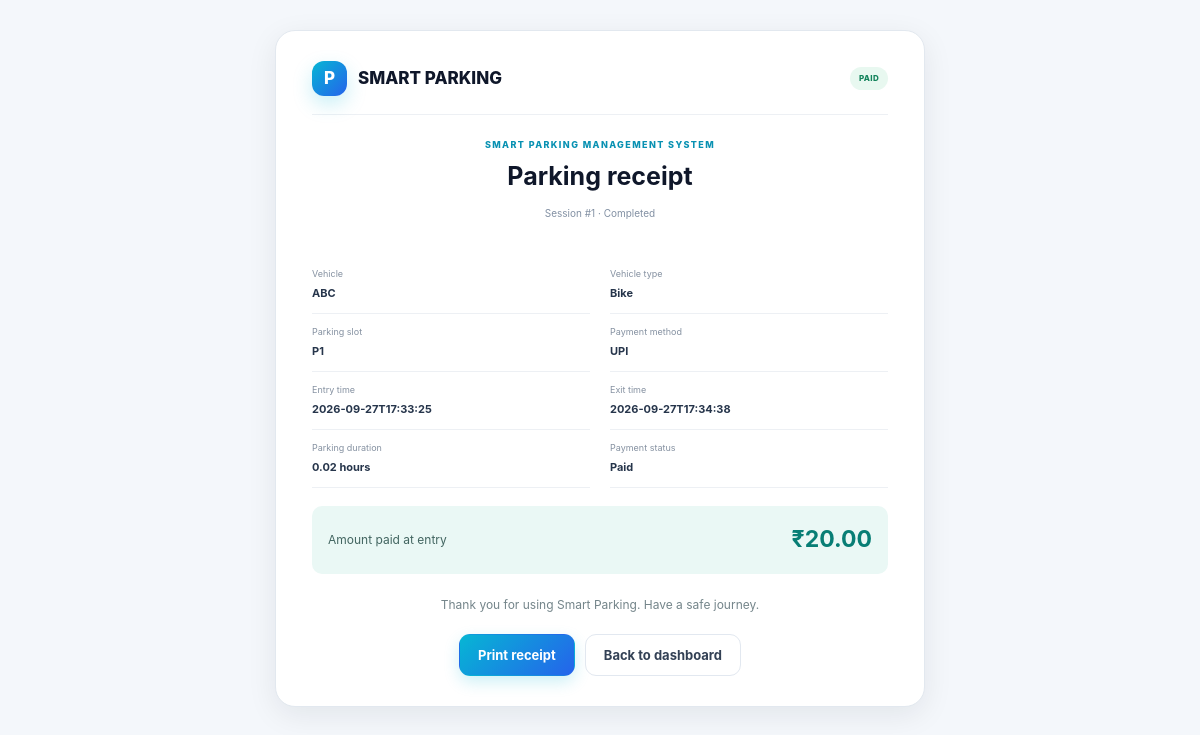
Screenshot of /user/receipt/1 (signed in) with the database file from the repository.
### tables this page shows
CREATE TABLE parking_records (
                    id INTEGER PRIMARY KEY AUTOINCREMENT,
                    vehicle_number TEXT NOT NULL,
                    slot_id TEXT NOT NULL,
                    entry_time TEXT NOT NULL,
                    exit_time TEXT,
                    duration REAL,
                    fee REAL,
                    status TEXT NOT NULL
                , user_id INTEGER, vehicle_type TEXT, payment_status TEXT NOT NULL DEFAULT 'Pending', payment_method TEXT, transaction_id TEXT, amount_paid REAL);

### backend/app.py (the view)
@app.route("/user/receipt/<int:record_id>")
@user_required
def user_receipt(record_id):
    try:
        record = database.get_user_parking_record_by_id(record_id, g.current_user["id"])
    except sqlite3.Error:
        app.logger.exception("Unable to load user receipt")
        return render_template("500.html"), 500
    if record is None:
        abort(404)
    return render_template("user_receipt.html", record=record)

### backend/app.py (called while the page is built)
@app.context_processor
def provide_csrf_token():
    return {"csrf_token": csrf_token()}

### backend/auth.py (called while the page is built)
def csrf_token():
    token = session.get("csrf_token")
    if token is None:
        token = secrets.token_urlsafe(32)
        session["csrf_token"] = token
    return token

def _session_user():
    user_id = session.get("user_id")
    if user_id is None:
        return None
    user = database.get_user_by_id(user_id)
    if user is None or not user.get("is_active", 1):
        session.clear()
        return None
    return user

def user_required(view_function):
    @wraps(view_function)
    def wrapped_view(*args, **kwargs):
        user = _session_user()
        if user is None:
            return redirect(url_for("login", portal="user"))
        if user["role"] != "user":
            abort(403)
        g.current_user = user
        return view_function(*args, **kwargs)
    return wrapped_view

### backend/database.py (called while the page is built)
def get_connection():
    os.makedirs(os.path.dirname(os.path.abspath(DATABASE_PATH)), exist_ok=True)
    connection = sqlite3.connect(DATABASE_PATH)
    connection.row_factory = sqlite3.Row
    return connection

def get_user_by_id(user_id):
    users = _rows_as_dicts(
        "SELECT * FROM users WHERE id = ? LIMIT 1",
        (user_id,),
    )
    return users[0] if users else None

def get_user_parking_record_by_id(record_id, user_id):
    records = _rows_as_dicts(
        """SELECT * FROM parking_records WHERE id = ? AND user_id = ? LIMIT 1""",
        (record_id, user_id),
    )
    return records[0] if records else None

def _rows_as_dicts(query, parameters=()):
    with closing(get_connection()) as connection:
        rows = connection.execute(query, parameters).fetchall()
        return [dict(row) for row in rows]

### frontend/templates/user_receipt.html
<!doctype html><html lang="en"><head><meta charset="utf-8"><meta name="viewport" content="width=device-width, initial-scale=1"><title>Parking Receipt</title><link rel="stylesheet" href="{{ url_for('static',filename='style.css') }}"><script src="{{ url_for('static',filename='script.js') }}" defer></script></head><body class="receipt-body-page"><main class="digital-receipt"><header><a href="{{ url_for('user_dashboard') }}" class="brand"><span class="brand-mark">P</span> SMART PARKING</a><span class="status-badge paid">{{ record.payment_status or 'Paid' }}</span></header><section class="digital-receipt-title"><p class="eyebrow">SMART PARKING MANAGEMENT SYSTEM</p><h1>Parking receipt</h1><p>Session #{{ record.id }} · {{ record.status }}</p></section><dl class="receipt-grid"><div><dt>Vehicle</dt><dd>{{ record.vehicle_number }}</dd></div><div><dt>Vehicle type</dt><dd>{{ record.vehicle_type or 'Vehicle' }}</dd></div><div><dt>Parking slot</dt><dd>{{ record.slot_id }}</dd></div><div><dt>Payment method</dt><dd>{{ record.payment_method or 'Demo payment' }}</dd></div><div><dt>Entry time</dt><dd>{{ record.entry_time }}</dd></div><div><dt>Exit time</dt><dd>{{ record.exit_time or 'Session active' }}</dd></div><div><dt>Parking duration</dt><dd>{% if record.duration is not none %}{{ '%.2f'|format(record.duration) }} hours{% else %}In progress{% endif %}</dd></div><div><dt>Payment status</dt><dd>{{ record.payment_status or 'Paid at entry' }}</dd></div></dl><div class="receipt-paid"><span>Amount paid at entry</span><strong>₹{{ '%.2f'|format(record.amount_paid or record.fee or 0) }}</strong></div><p class="receipt-thanks">Thank you for using Smart Parking. Have a safe journey.</p><div class="receipt-actions"><button class="button button-primary" id="print-receipt">Print receipt</button><a class="button button-light" href="{{ url_for('user_dashboard') }}">Back to dashboard</a></div></main></body></html>

### rows the page displays
parking_records: payment_status "PAID", id "1", status "Completed", vehicle_number "ABC", vehicle_type "Bike", slot_id "P1", payment_method "UPI", entry_time "2026-09-27T17:33:25", exit_time "2026-09-27T17:34:38", duration "0.02", payment_status "Paid", amount_paid "20.00"
